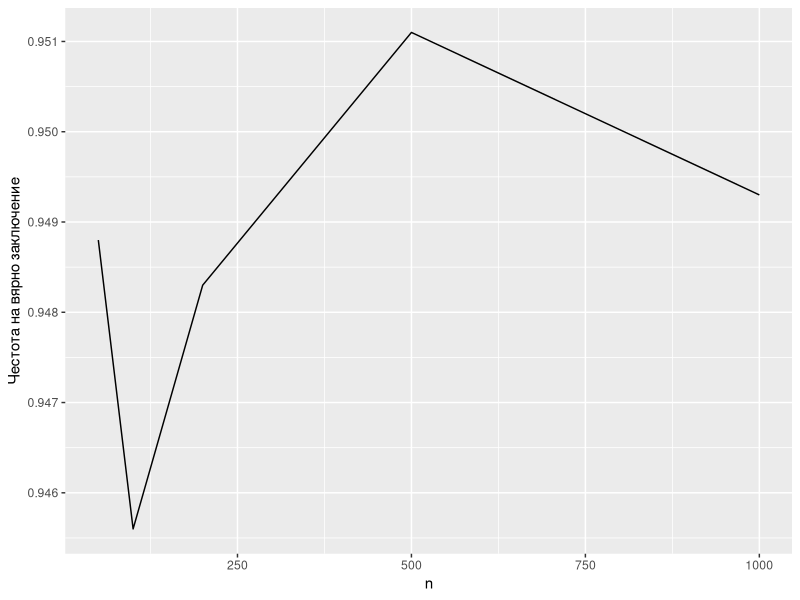

The R script that drew this image:
install.packages("tidyverse")
install.packages("broom")

library(tidyverse)
library(broom)
simulate_chi_square <- function(n, green, blue, yellow) {
  colors <- c(rep("green", green), rep("blue", blue), rep("yellow", yellow))
  
  counts <- table(sample(colors, n, replace = TRUE))
  
  test_result <- chisq.test(counts)
  
  p_value <- test_result$p.value
  
  return(p_value)
}
simulate_chi_square_repeatedly <- function(n, green, blue, yellow, repetitions) {
  
  p_values <- rep(NA, repetitions)
  
  for (i in 1:repetitions) {
    p_values[i] <- simulate_chi_square(n, green, blue, yellow)
  }
  
  frequency <- mean(p_values > 0.05)
  
  return(frequency)
}

repetitions <- 10000


green <- 5
blue <- 5
yellow <- 5

ns <- c(50, 100, 200, 500, 1000)

frequencies <- rep(NA, length(ns))

for (i in 1:length(ns)) {
  frequencies[i] <- simulate_chi_square_repeatedly(ns[i], green, blue, yellow, repetitions)
}

results <- data.frame(n = ns, frequency = frequencies)

ggplot(results, aes(x = n, y = frequency)) +
  geom_line() +
  xlab("n") +
  ylab("Честота на вярно заключение")
